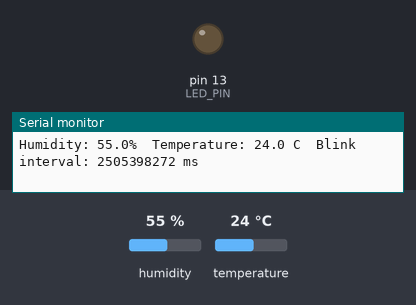
This sketch was run on a simulated Arduino Uno, built with avr-gcc and run on an emulated ATmega328P. Shown: output pins drawn as LEDs (lit = HIGH), the last lines printed to the serial monitor. The inputs (shaded band) are chosen by the test bench; at power-on: humidity 55 %, temperature 24 °C.

Above: at 6.8 s.
6.9 s: humidity set to 78 %
12.3 s: humidity set to 81 %
At 14.8 s:
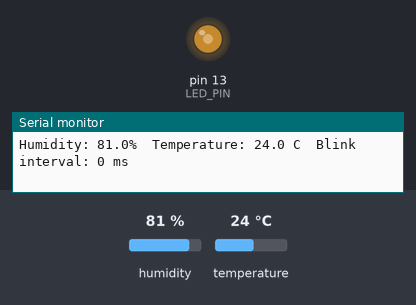
22.2 s: temperature set to 33 °C
Timing chart, 0 to 43.6 s (numbered marks = the images above; inputs shaded):
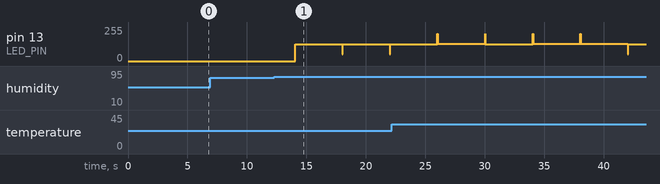

Measured:
- the behaviour switches between 79 and 80 % on humidity (found by bisection; images 0 and 1)
- after the input at 12.3 s, pin 13 (LED_PIN): 0/255 → 127/255 after 1.8 s, → 125/255 4.0 s later, → 126/255 4.0 s later

The sketch:

DHT11_Humidity_LED.ino
```cpp
/*
  DHT11 humidity controls the Arduino Uno onboard LED.

  Wiring (matches the supplied Uno + DHT11 diagram):
    DHT11 S   -> Uno D2
    DHT11 +   -> Uno 5V
    DHT11 g   -> Uno GND

  The onboard LED is on Uno D13 and is active HIGH.
  Higher humidity produces faster blinking.

  Required libraries:
    - DHT sensor library
    - Adafruit Unified Sensor
*/

#include "DHT.h"

constexpr uint8_t DHT_PIN = 2;
constexpr uint8_t DHT_TYPE = DHT11;
constexpr uint8_t LED_PIN = LED_BUILTIN;

constexpr float HUMIDITY_MIN = 20.0;
constexpr float HUMIDITY_MAX = 80.0;
constexpr unsigned long SLOW_BLINK_MS = 1600;
constexpr unsigned long FAST_BLINK_MS = 200;
constexpr unsigned long READ_INTERVAL_MS = 2000;

DHT dht(DHT_PIN, DHT_TYPE);

unsigned long lastReadMs = 0;
unsigned long lastBlinkMs = 0;
unsigned long blinkIntervalMs = SLOW_BLINK_MS;
bool ledState = false;
float lastValidHumidity = NAN;

void updateBlinkInterval(float humidity) {
  const float normalized =
      constrain((humidity - HUMIDITY_MIN) / (HUMIDITY_MAX - HUMIDITY_MIN),
                0.0, 1.0);
  blinkIntervalMs = static_cast<unsigned long>(
      SLOW_BLINK_MS + normalized * (FAST_BLINK_MS - SLOW_BLINK_MS));
}

void setup() {
  Serial.begin(9600);
  pinMode(LED_PIN, OUTPUT);
  digitalWrite(LED_PIN, LOW);

  dht.begin();
  Serial.println(F("DHT11 humidity test"));
  Serial.println(F("Humidity -> onboard LED blink rate"));
}

void loop() {
  const unsigned long now = millis();

  if (now - lastReadMs >= READ_INTERVAL_MS) {
    lastReadMs = now;

    const float humidity = dht.readHumidity();
    const float temperatureC = dht.readTemperature();

    if (isnan(humidity) || isnan(temperatureC)) {
      Serial.println(F("Failed to read from DHT sensor; retrying."));
    } else if (humidity < 0.0 || humidity > 100.0) {
      Serial.println(F("Invalid humidity reading; retrying."));
    } else {
      lastValidHumidity = humidity;
      updateBlinkInterval(humidity);

      Serial.print(F("Humidity: "));
      Serial.print(humidity, 1);
      Serial.print(F("%  Temperature: "));
      Serial.print(temperatureC, 1);
      Serial.print(F(" C  Blink interval: "));
      Serial.print(blinkIntervalMs);
      Serial.println(F(" ms"));
    }
  }

  if (!isnan(lastValidHumidity) && now - lastBlinkMs >= blinkIntervalMs / 2) {
    lastBlinkMs = now;
    ledState = !ledState;
    digitalWrite(LED_PIN, ledState ? HIGH : LOW);
  }
}
```
